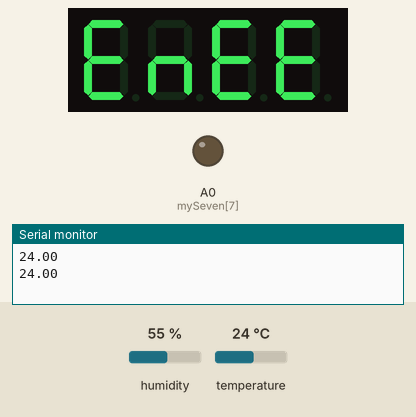
The sketch below on a simulated Arduino Uno, built with avr-gcc and run on an emulated ATmega328P. On the bench: 4-digit seven-segment display, output pins drawn as LEDs (lit = HIGH), the last lines printed to the serial monitor. Wiring (inferred from the names in the program): 4-digit 7-segment display, segments lit when HIGH: segments pin 5, pin 6, pin 7, pin 8, pin 9, pin 10, pin 11; digit selects pin 3, pin 12, pin 13, pin 2. Inputs (shaded band) come from the test bench; at power-on: temperature 24 °C, humidity 55 %. The segment pins are drawn as the display they are named for; pins used as bus, display or sensor lines are not drawn.

Above: at 5.0 s.
5.1 s: temperature set to 12 °C
At 7.8 s:
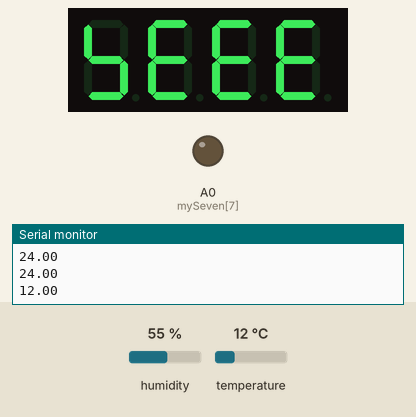
8.2 s: humidity set to 22 %
At 8.9 s:
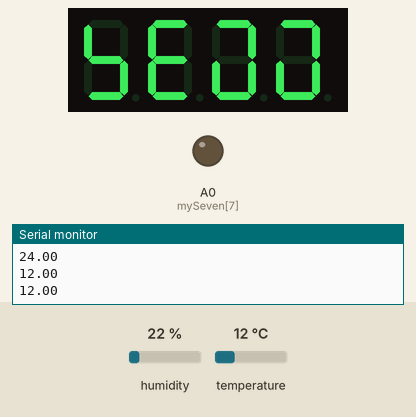
11.3 s: temperature set to 19 °C
At 13.6 s:
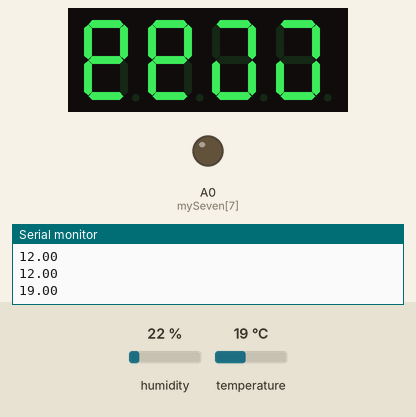
14.4 s: humidity set to 40 %
At 15.4 s:
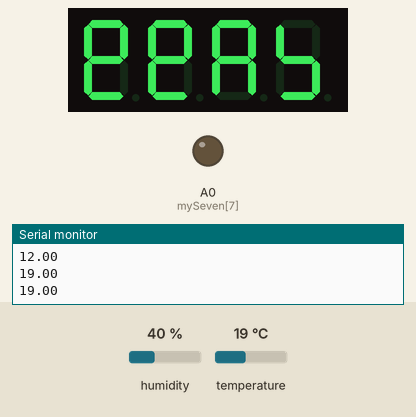
17.5 s: temperature set to 28 °C
At 19.4 s:
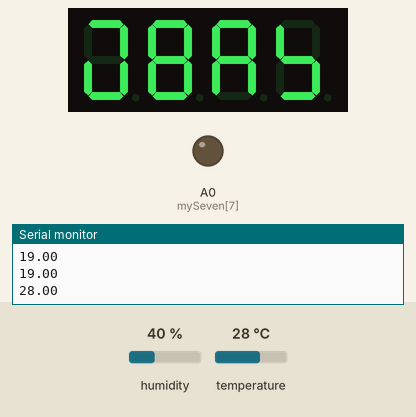
20.6 s: humidity set to 68 %
At 22.5 s:
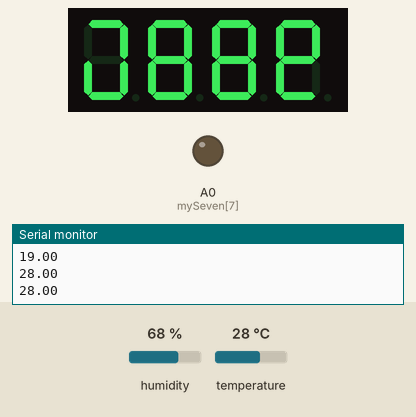
Timing chart, 0 to 24.0 s (numbered marks = the images above; inputs shaded):
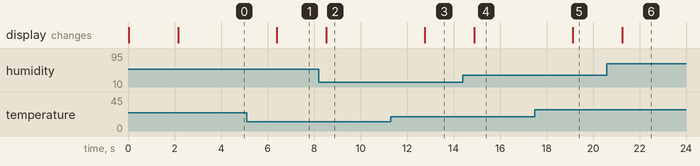

Measured:
- after the input at 5.1 s, the display: changes after 1.3 s (image 1)
- after the input at 8.2 s, the display: changes after 0.32 s (image 2)
- after the input at 11.3 s, the display: changes after 1.5 s (image 3)
- after the input at 14.4 s, the display: changes after 0.50 s (image 4)
- after the input at 17.5 s, the display: changes after 1.6 s (image 5)
- after the input at 20.6 s, the display: changes after 0.66 s (image 6)

The sketch:

sevenseg.ino
```cpp
#include <Adafruit_Sensor.h>
#include <DHT.h>
#include <DHT_U.h>
#define DHTPIN 4         // Digital pin connected to the DHT sensor
#define DHTTYPE    DHT22 // DHT 22 (AM2302)


DHT_Unified dht(DHTPIN, DHTTYPE);

// Pinout for Segments
//               0  1  2   3  4  5  6  7
//               a  b  c   d  e  f  g  dp
int mySeven[] = {9, 7, 11, 5, 6, 10, 8, A0};

// Common Cathode Pins
const int display[] = {3, 12, 13, 2};

// LED On/Off states for each digit (Could add A-F later)
                    // 0  1  2  3  4  5  6  7
                    // a  b  c  d  e  f  g  dp
int layout[11][10] = {{1, 1, 1, 1, 1, 1, 0, 0}, // 0
  {0, 1, 1, 0, 0, 0, 0, 0}, // 1
  {1, 1, 0, 1, 1, 0, 1, 0}, // 2
  {1, 1, 1, 1, 0, 0, 1, 0}, // 3
  {0, 1, 1, 0, 0, 1, 1, 0}, // 4
  {1, 0, 1, 1, 0, 1, 1, 0}, // 5
  {1, 0, 1, 1, 1, 1, 1, 0}, // 6
  {1, 1, 1, 0, 0, 0, 0, 0}, // 7
  {1, 1, 1, 1, 1, 1, 1, 0}, // 8
  {1, 1, 1, 1, 0, 1, 1, 0}, // 9
  {0, 0, 0, 0, 0, 0, 0, 0}, // 10 (clear)
};


// Maybe better as bytes? Shouldn't go over 9
byte dig[] = { 0, 0, 0, 0};

// Delay (ms) Between Switching between each cathode (for multiplexing)
const int dtime = 1;

// Counter to avoid updating sensor too frequently
// Dependant on dtime/cycle count
unsigned int updateCount = 0;
unsigned int updateWhen = 500;

void setup()
{

  for (byte i = 0; i <= 3; i++) {
    pinMode(display[i], OUTPUT);
    digitalWrite(display[i], HIGH);
  }

  for (int i = 5; i <= 13; i++) {
    pinMode(i, OUTPUT);
  }
  pinMode(A0, OUTPUT);

  Serial.begin(9600);
  // Initialize Temp Sensor.
  dht.begin();
}

void loop()
{
  sensorUpdate();
  for (byte i = 0; i <= 3; i++) {
    writeDigit(dig[i]);
    digitalWrite(display[i], LOW);
    delay(dtime);
    digitalWrite(display[i], HIGH);
  }
}

void writeDigit (int digit) {
  for (byte i = 0; i <= 6; i = i + 1) {
    if (layout[digit][i] == 1) {
      digitalWrite(mySeven[i], HIGH);
    } else {
      digitalWrite(mySeven[i], LOW);
    }
  }
}

void dpoint (bool on) {
  if (on == true) {
    digitalWrite(mySeven[7], HIGH);
  } else {
    digitalWrite(mySeven[7], LOW);
  }
}


void sensorUpdate () // Is there any way to make this faster to avoid flicker?
{
  if (updateCount < updateWhen) {
    updateCount++;
    return;
  }

  // Get temperature event and print its value.
  sensors_event_t event;
  dht.temperature().getEvent(&event);
  if (isnan(event.temperature)) {
    Serial.println(F("Error reading temperature!"));
  }
  else {
    int tempF = round((event.temperature * 1.8) + 32);
    dig[0] = tempF % 10;
    dig[1] = (tempF / 10) % 10;
    Serial.println(event.temperature);
  }
  // Get humidity event and print its value.
  dht.humidity().getEvent(&event);
  if (isnan(event.relative_humidity)) {
    Serial.println(F("Error reading humidity!"));
  }
  else {
    int humdity = round(event.relative_humidity);
    dig[2] = (humdity % 10);
    dig[3] = (humdity / 10) % 10;
  }
  updateCount = 0; // Reset counter after update
}
```
